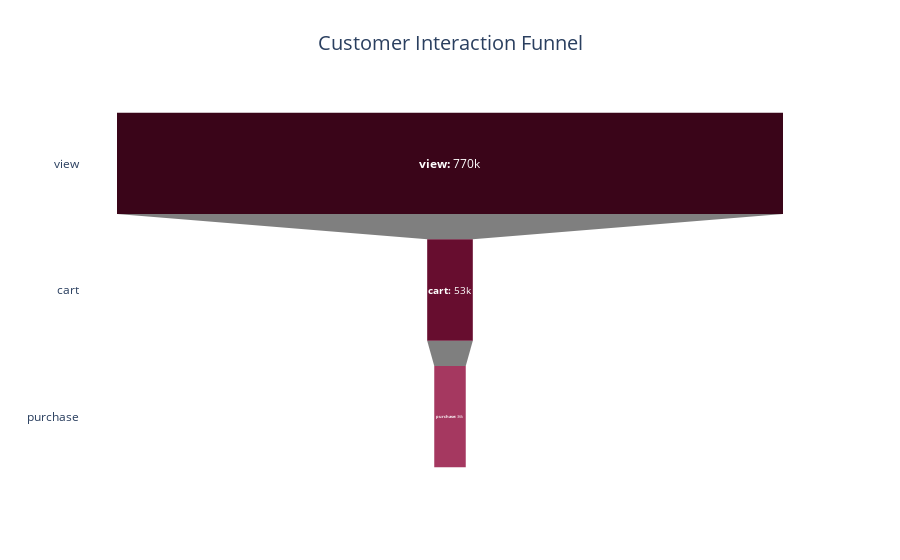

Source (notebook cell):
### Code cell
fig = go.Figure(go.Funnel(
    y=data_funnel.index,
    x=data_funnel["size"],
    customdata=data_funnel["proportion"],
    texttemplate= "<b>%{label}: </B>%{value:.2s}",
    textposition='inside',
    marker_color=["#3A0519", "#670D2F", "#A53860"]
    )).update_layout(title_text="Customer Interaction Funnel")
fig

### Figure 1 — Plotly figure (JSON) as saved in the notebook; plotly's stock layout.template omitted (floating-point values rounded to 4 significant figures)
{"data": [{"customdata": [0.8962, 0.0614, 0.0424], "marker": {"color": ["#3A0519", "#670D2F", "#A53860"]}, "textposition": "inside", "texttemplate": "<b>%{label}: </B>%{value:.2s}", "type": "funnel", "x": [768093, 52623, 36339], "y": ["view", "cart", "purchase"]}], "layout": {"title": {"text": "Customer Interaction Funnel"}}}
